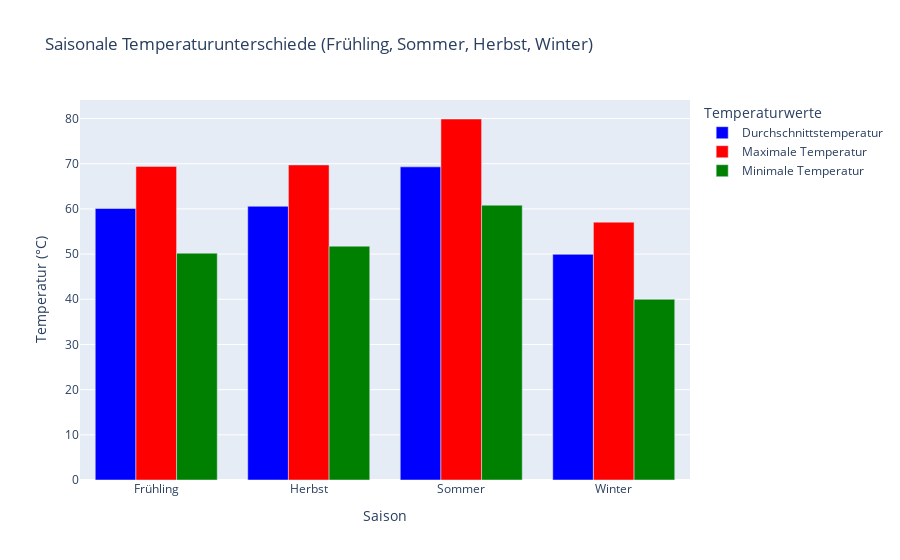
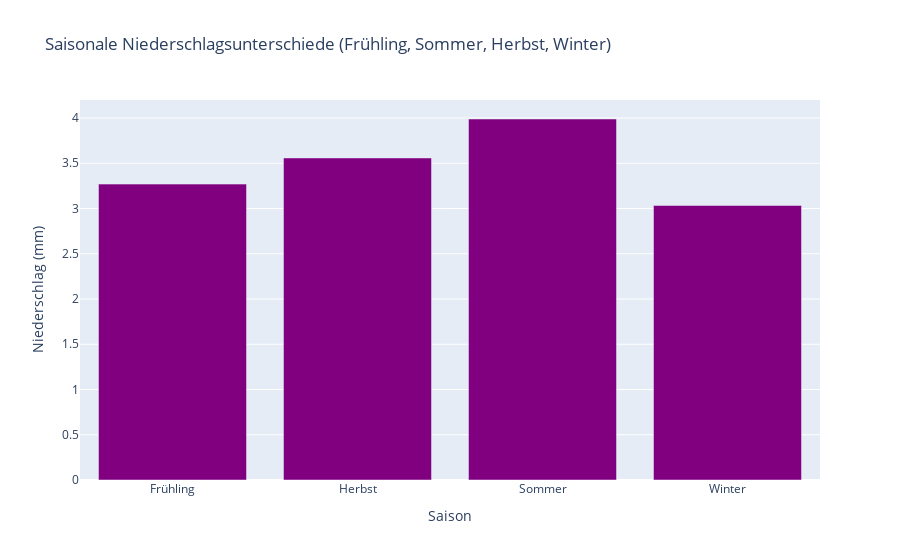

Write notebook code for charts like these, in order.
### Markdown cell above
8.  Analyse und Visualisierung saisonaler Muster (z. B. Sommer vs. Winter).

### Code cell
# 📌 1. Datum in das richtige Format umwandeln
df['date'] = pd.to_datetime(df['date'], errors='coerce')

# 📌 2. Saisonale Klassifikation (Frühling, Sommer, Herbst, Winter)
df['month'] = df['date'].dt.month
df['season'] = np.where(df['month'].isin([12, 1, 2]), 'Winter', 
                        np.where(df['month'].isin([3, 4, 5]), 'Frühling', 
                                 np.where(df['month'].isin([6, 7, 8]), 'Sommer', 
                                          np.where(df['month'].isin([9, 10, 11]), 'Herbst', 'Übergang'))))

# 📌 3. Daten nach Saison gruppieren und Mittelwerte berechnen
df_seasonal = df.groupby('season').agg({
    'avg_temp_c': 'mean',
    'min_temp_c': 'mean',
    'max_temp_c': 'mean',
    'precipitation_mm': 'mean'
}).reset_index()

# 📌 4. Temperatur-Visualisierung nach Saison
fig_temp = go.Figure()

fig_temp.add_trace(go.Bar(x=df_seasonal['season'], y=df_seasonal['avg_temp_c'], 
                          name='Durchschnittstemperatur', marker_color='blue'))
fig_temp.add_trace(go.Bar(x=df_seasonal['season'], y=df_seasonal['max_temp_c'], 
                          name='Maximale Temperatur', marker_color='red'))
fig_temp.add_trace(go.Bar(x=df_seasonal['season'], y=df_seasonal['min_temp_c'], 
                          name='Minimale Temperatur', marker_color='green'))

fig_temp.update_layout(title='Saisonale Temperaturunterschiede (Frühling, Sommer, Herbst, Winter)',
                       xaxis_title='Saison',
                       yaxis_title='Temperatur (°C)',
                       legend_title='Temperaturwerte',
                       barmode='group')

# 📌 5. Niederschlags-Visualisierung nach Saison
fig_rain = go.Figure()

fig_rain.add_trace(go.Bar(x=df_seasonal['season'], y=df_seasonal['precipitation_mm'], 
                          name='Durchschnittlicher Niederschlag', marker_color='purple'))

fig_rain.update_layout(title='Saisonale Niederschlagsunterschiede (Frühling, Sommer, Herbst, Winter)',
                       xaxis_title='Saison',
                       yaxis_title='Niederschlag (mm)',
                       legend_title='Niederschlagswerte')

# 📌 6. Diagramme anzeigen
fig_temp.show()
fig_rain.show()

### Figure 1 — Plotly figure (JSON) as saved in the notebook; plotly's stock layout.template omitted (floating-point values rounded to 4 significant figures)
{"data": [{"marker": {"color": "blue"}, "name": "Durchschnittstemperatur", "type": "bar", "x": ["Frühling", "Herbst", "Sommer", "Winter"], "y": [60.1, 60.58, 69.31, 49.95]}, {"marker": {"color": "red"}, "name": "Maximale Temperatur", "type": "bar", "x": ["Frühling", "Herbst", "Sommer", "Winter"], "y": [69.41, 69.73, 79.9, 57.07]}, {"marker": {"color": "green"}, "name": "Minimale Temperatur", "type": "bar", "x": ["Frühling", "Herbst", "Sommer", "Winter"], "y": [50.2, 51.76, 60.82, 40.01]}], "layout": {"barmode": "group", "legend": {"title": {"text": "Temperaturwerte"}}, "title": {"text": "Saisonale Temperaturunterschiede (Frühling, Sommer, Herbst, Winter)"}, "xaxis": {"title": {"text": "Saison"}}, "yaxis": {"title": {"text": "Temperatur (°C)"}}}}

### Figure 2 — Plotly figure (JSON) as saved in the notebook; plotly's stock layout.template omitted (floating-point values rounded to 4 significant figures)
{"data": [{"marker": {"color": "purple"}, "name": "Durchschnittlicher Niederschlag", "type": "bar", "x": ["Frühling", "Herbst", "Sommer", "Winter"], "y": [3.27, 3.559, 3.989, 3.033]}], "layout": {"legend": {"title": {"text": "Niederschlagswerte"}}, "title": {"text": "Saisonale Niederschlagsunterschiede (Frühling, Sommer, Herbst, Winter)"}, "xaxis": {"title": {"text": "Saison"}}, "yaxis": {"title": {"text": "Niederschlag (mm)"}}}}
